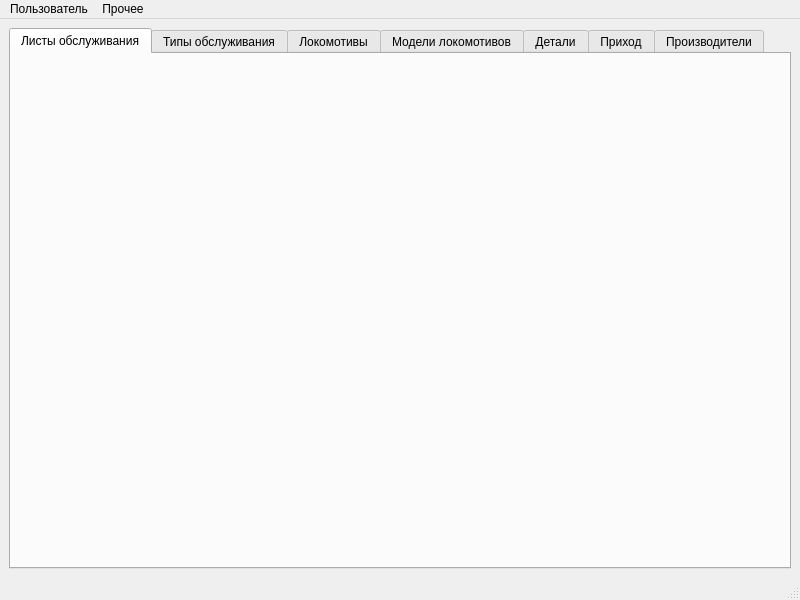
<?xml version="1.0" encoding="UTF-8"?>
<ui version="4.0">
 <class>main_window</class>
 <widget class="QMainWindow" name="main_window">
  <property name="geometry">
   <rect>
    <x>0</x>
    <y>0</y>
    <width>800</width>
    <height>600</height>
   </rect>
  </property>
  <property name="windowTitle">
   <string>MainWindow</string>
  </property>
  <widget class="QWidget" name="centralwidget">
   <layout class="QVBoxLayout" name="verticalLayout">
    <item>
     <widget class="QTabWidget" name="tabWidget">
      <property name="currentIndex">
       <number>0</number>
      </property>
      <widget class="QWidget" name="maintenances_tab">
       <property name="layoutDirection">
        <enum>Qt::LayoutDirection::LeftToRight</enum>
       </property>
       <attribute name="title">
        <string>Листы обслуживания</string>
       </attribute>
      </widget>
      <widget class="QWidget" name="maintenanceTypes_tab">
       <attribute name="title">
        <string>Типы обслуживания</string>
       </attribute>
      </widget>
      <widget class="QWidget" name="locomotives_tab">
       <attribute name="title">
        <string>Локомотивы</string>
       </attribute>
      </widget>
      <widget class="QWidget" name="locomotiveModels_tab">
       <attribute name="title">
        <string>Модели локомотивов</string>
       </attribute>
      </widget>
      <widget class="QWidget" name="details_tab">
       <attribute name="title">
        <string>Детали</string>
       </attribute>
      </widget>
      <widget class="QWidget" name="supplies_tab">
       <attribute name="title">
        <string>Приход</string>
       </attribute>
      </widget>
      <widget class="QWidget" name="manufactures_tab">
       <attribute name="title">
        <string>Производители</string>
       </attribute>
      </widget>
     </widget>
    </item>
   </layout>
  </widget>
  <widget class="QMenuBar" name="menubar">
   <property name="geometry">
    <rect>
     <x>0</x>
     <y>0</y>
     <width>800</width>
     <height>33</height>
    </rect>
   </property>
   <property name="defaultUp">
    <bool>false</bool>
   </property>
   <property name="nativeMenuBar">
    <bool>true</bool>
   </property>
   <widget class="QMenu" name="user_menuTab">
    <property name="title">
     <string>Пользователь</string>
    </property>
    <addaction name="user_menuItem"/>
    <addaction name="userManagement_menuItem"/>
    <addaction name="changeUser_menuItem"/>
   </widget>
   <widget class="QMenu" name="other_menuTab">
    <property name="title">
     <string>Прочее</string>
    </property>
    <addaction name="programmSettings_menuItem"/>
    <addaction name="aboutProgram_menuItem"/>
    <addaction name="aboutQt_menuItem"/>
   </widget>
   <addaction name="user_menuTab"/>
   <addaction name="other_menuTab"/>
  </widget>
  <widget class="QStatusBar" name="statusbar"/>
  <action name="aboutProgram_menuItem">
   <property name="text">
    <string>О Програме</string>
   </property>
  </action>
  <action name="user_menuItem">
   <property name="text">
    <string>John Blade</string>
   </property>
  </action>
  <action name="userManagement_menuItem">
   <property name="text">
    <string>Управление пользователями</string>
   </property>
  </action>
  <action name="changeUser_menuItem">
   <property name="text">
    <string>Сменить пользователя</string>
   </property>
  </action>
  <action name="aboutQt_menuItem">
   <property name="text">
    <string>О Qt</string>
   </property>
  </action>
  <action name="programmSettings_menuItem">
   <property name="text">
    <string>Настройки</string>
   </property>
  </action>
 </widget>
 <resources/>
 <connections/>
</ui>
